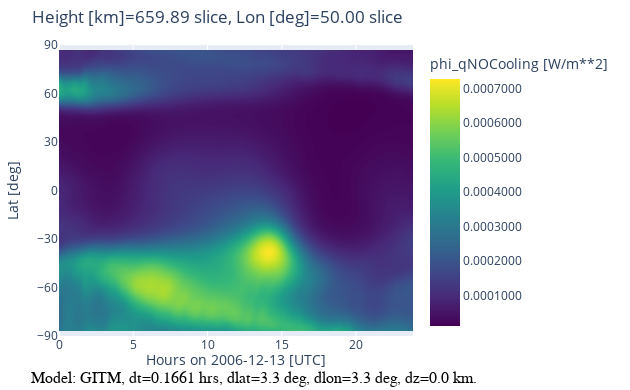

Source (notebook cell):
### Code cell
#If empty dictionary given, total range for variable is used
iplot(gitm.make_plot('phi_qNOCooling','TimeLat',cutV=200,cutL=50,latrange={},timerange={}))

### Figure 1 — Plotly figure (JSON) as saved in the notebook; plotly's stock layout.template omitted (floating-point values rounded to 4 significant figures; data arrays with more than 128 entries replaced by an {"elided": "..."} marker saying what was removed)
{"data": [{"colorbar": {"tickformat": ".4g", "title": {"text": "phi_qNOCooling [W/m**2]"}}, "colorscale": [[0, "#440154"], [0.1111, "#482878"], [0.2222, "#3e4989"], [0.3333, "#31688e"], [0.4444, "#26828e"], [0.5556, "#1f9e89"], [0.6667, "#35b779"], [0.7778, "#6ece58"], [0.8889, "#b5de2b"], [1, "#fde725"]], "contours": {"coloring": "fill", "showlines": false}, "hovertemplate": "X: %{x:.2f}<br>Y: %{y:.2f}<br><b> %{z:.4g}</b><extra></extra>", "meta": "2d-grid", "ncontours": 201, "type": "contour", "x": {"elided": "144 float values"}, "y": [-90, -86.6, -83.21, -79.81, -76.42, -73.02, -69.62, -66.23, -62.83, -59.43, -56.04, -52.64, -49.25, -45.85, -42.45, -39.06, -35.66, -32.26, -28.87, -25.47, -22.08, -18.68, -15.28, -11.89, -8.491, -5.094, -1.698, 1.698, 5.094, 8.491, 11.89, 15.28, 18.68, 22.08, 25.47, 28.87, 32.26, 35.66, 39.06, 42.45, 45.85, 49.25, 52.64, 56.04, 59.43, 62.83, 66.23, 69.62, 73.02, 76.42, 79.81, 83.21, 86.6, 90], "z": {"elided": "54x144 float values"}}], "layout": {"annotations": [{"font": {"size": 14}, "showarrow": false, "text": "Hours on 2006-12-13 [UTC]", "x": 0.5, "xref": "paper", "y": -0.12, "yref": "paper"}, {"ax": 0, "ay": 0, "font": {"color": "#000000", "family": "sans serif", "size": 16}, "text": "Model: GITM, dt=0.1661 hrs, dlat=3.3 deg, dlon=3.3 deg, dz=0.0 km.", "x": 0.1, "xanchor": "left", "xref": "paper", "xshift": -65, "y": 0, "yref": "paper", "yshift": -42}], "autosize": false, "height": 390, "margin": {"b": 45, "l": 40, "pad": 0, "r": 140, "t": 45}, "scene": {"aspectmode": "cube"}, "title": {"text": "Height [km]=659.89 slice, Lon [deg]=50.00 slice"}, "width": 630, "xaxis": {"title": {"text": ""}}, "yaxis": {"dtick": 30, "tick0": 0, "tickmode": "linear", "title": {"text": "Lat [deg]"}}}}
